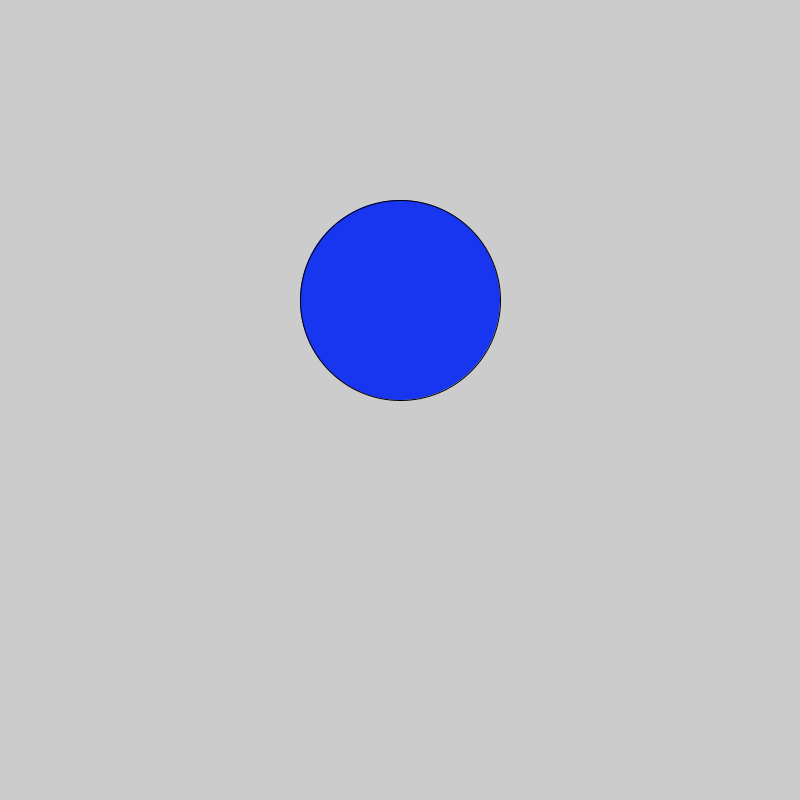
Frame 1 (no input)
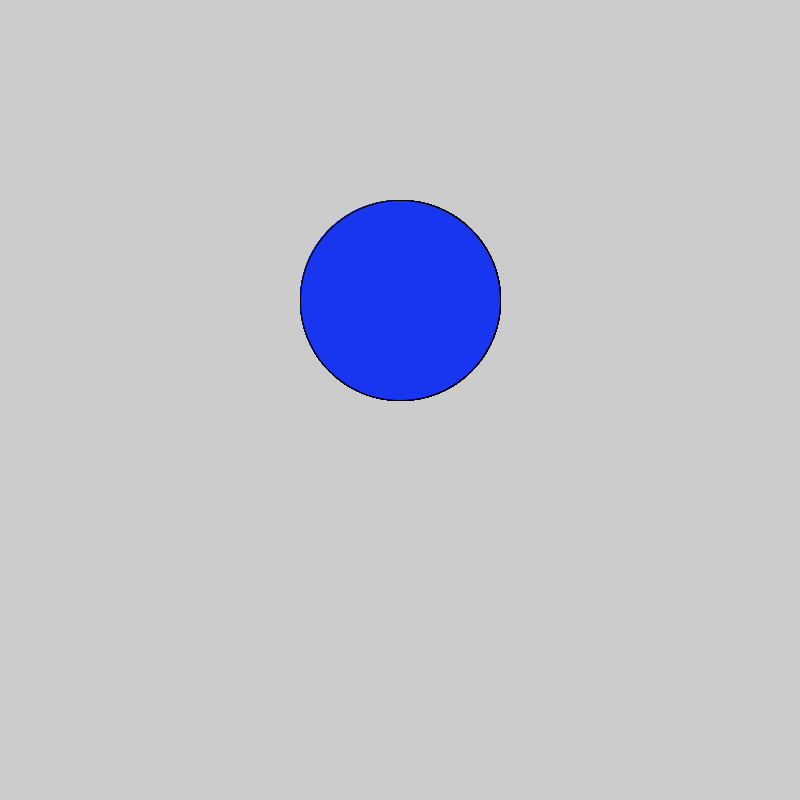
Frame 60 (the mouse pressed at the canvas centre just before this capture)
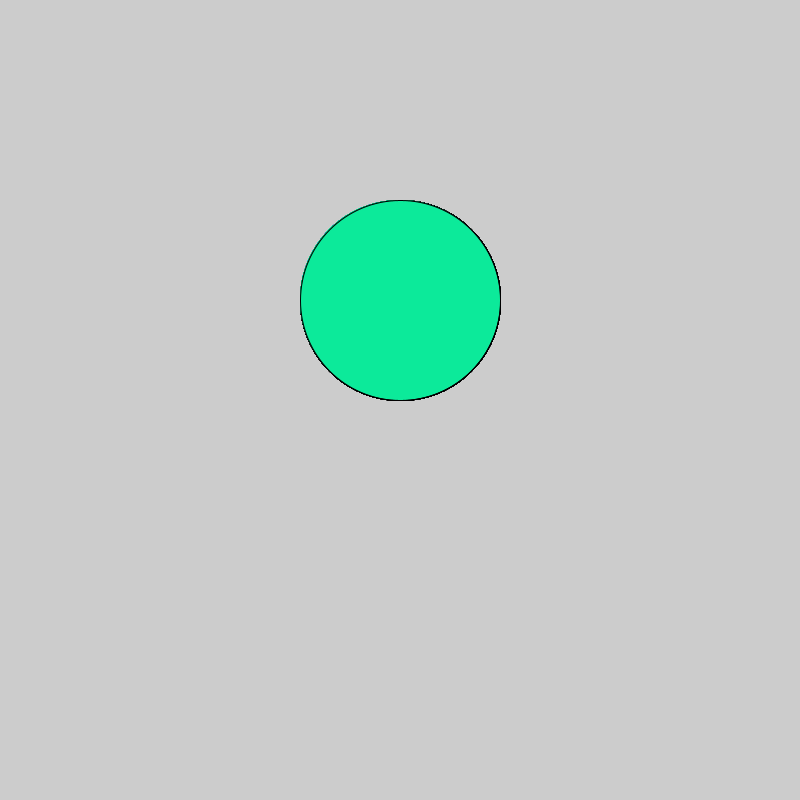
Frame 120 (the mouse held since frame 60 and released just before this capture)

The Processing sketch that drew these frames (run headless with seeded random() and noise(); from frame 60 on, the mouse is pressed at the canvas centre):

// Processing sketch: A_Blinking_Dot
// ── A_Blinking_Dot.pde
void setup (){
  size (800,800);
}
void draw() {
  fill(24,54,240);
  if(mousePressed){
  fill(12,234,154);}
  ellipse(400,300,200,200);
  
}
